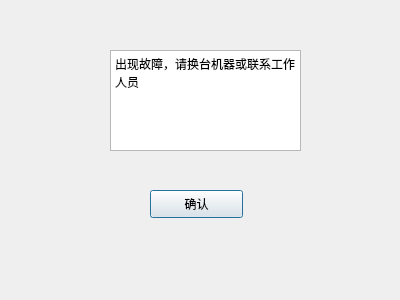
<?xml version="1.0" encoding="UTF-8"?>
<ui version="4.0">
 <class>fault</class>
 <widget class="QDialog" name="fault">
  <property name="geometry">
   <rect>
    <x>0</x>
    <y>0</y>
    <width>400</width>
    <height>300</height>
   </rect>
  </property>
  <property name="windowTitle">
   <string>Dialog</string>
  </property>
  <widget class="QTextBrowser" name="textBrowser">
   <property name="geometry">
    <rect>
     <x>110</x>
     <y>50</y>
     <width>191</width>
     <height>101</height>
    </rect>
   </property>
   <property name="html">
    <string>&lt;!DOCTYPE HTML PUBLIC &quot;-//W3C//DTD HTML 4.0//EN&quot; &quot;http://www.w3.org/TR/REC-html40/strict.dtd&quot;&gt;
&lt;html&gt;&lt;head&gt;&lt;meta name=&quot;qrichtext&quot; content=&quot;1&quot; /&gt;&lt;style type=&quot;text/css&quot;&gt;
p, li { white-space: pre-wrap; }
&lt;/style&gt;&lt;/head&gt;&lt;body style=&quot; font-family:'SimSun'; font-size:9pt; font-weight:400; font-style:normal;&quot;&gt;
&lt;p style=&quot; margin-top:0px; margin-bottom:0px; margin-left:0px; margin-right:0px; -qt-block-indent:0; text-indent:0px;&quot;&gt;出现故障，请换台机器或联系工作人员&lt;/p&gt;&lt;/body&gt;&lt;/html&gt;</string>
   </property>
  </widget>
  <widget class="QPushButton" name="verify_button">
   <property name="geometry">
    <rect>
     <x>150</x>
     <y>190</y>
     <width>93</width>
     <height>28</height>
    </rect>
   </property>
   <property name="text">
    <string>确认</string>
   </property>
  </widget>
 </widget>
 <resources/>
 <connections>
  <connection>
   <sender>verify_button</sender>
   <signal>clicked()</signal>
   <receiver>fault</receiver>
   <slot>close()</slot>
   <hints>
    <hint type="sourcelabel">
     <x>205</x>
     <y>205</y>
    </hint>
    <hint type="destinationlabel">
     <x>285</x>
     <y>252</y>
    </hint>
   </hints>
  </connection>
 </connections>
</ui>
